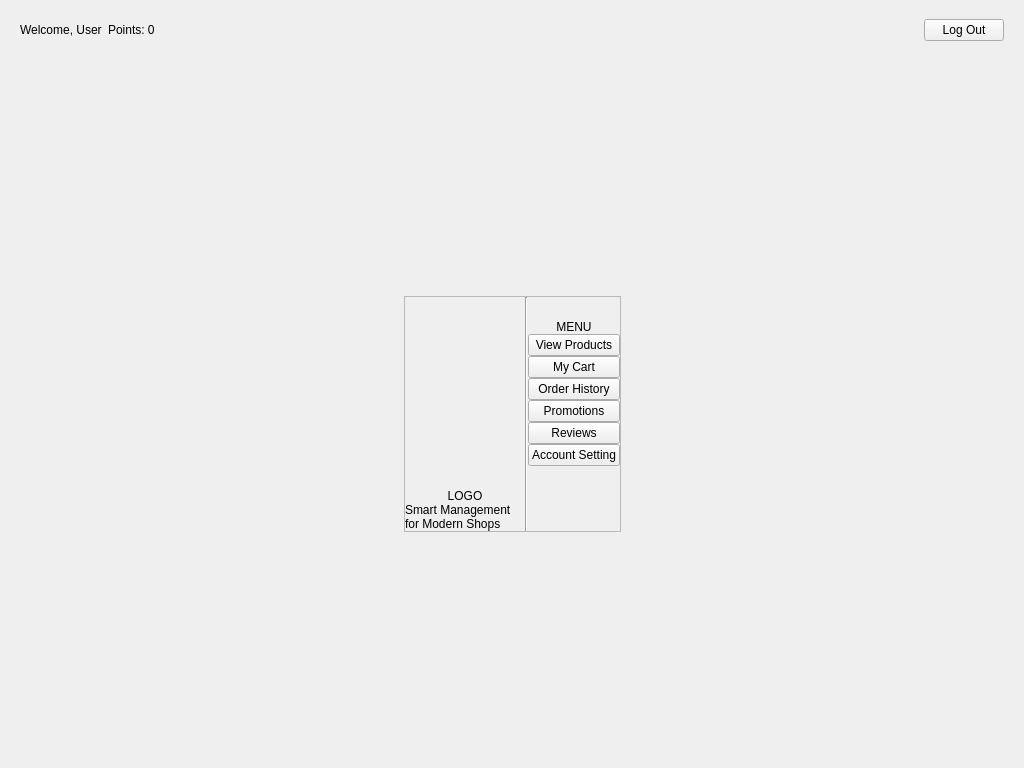
<?xml version="1.0" encoding="UTF-8"?>
<ui version="4.0">
 <class>CustomerDashboard</class>
 <widget class="QWidget" name="CustomerDashboard">
  <property name="geometry">
   <rect>
    <x>0</x>
    <y>0</y>
    <width>1024</width>
    <height>768</height>
   </rect>
  </property>
  <property name="windowTitle">
   <string>Customer Dashboard</string>
  </property>
  <layout class="QVBoxLayout" name="verticalLayout_Main">
   <property name="spacing">
    <number>0</number>
   </property>
   <property name="leftMargin">
    <number>0</number>
   </property>
   <property name="topMargin">
    <number>0</number>
   </property>
   <property name="rightMargin">
    <number>0</number>
   </property>
   <property name="bottomMargin">
    <number>0</number>
   </property>
   <item>
    <widget class="QWidget" name="headerContainer" native="true">
     <property name="minimumSize">
      <size>
       <width>0</width>
       <height>60</height>
      </size>
     </property>
     <property name="maximumSize">
      <size>
       <width>16777215</width>
       <height>60</height>
      </size>
     </property>
     <layout class="QHBoxLayout" name="horizontalLayout_Header">
      <property name="leftMargin">
       <number>20</number>
      </property>
      <property name="topMargin">
       <number>10</number>
      </property>
      <property name="rightMargin">
       <number>20</number>
      </property>
      <property name="bottomMargin">
       <number>10</number>
      </property>
      <item>
       <widget class="QLabel" name="lblWelcome">
        <property name="text">
         <string>Welcome, User</string>
        </property>
       </widget>
      </item>
      <item>
       <widget class="QLabel" name="lblPoints">
        <property name="text">
         <string>Points: 0</string>
        </property>
       </widget>
      </item>
      <item>
       <spacer name="horizontalSpacer_Header">
        <property name="orientation">
         <enum>Qt::Orientation::Horizontal</enum>
        </property>
        <property name="sizeHint" stdset="0">
         <size>
          <width>40</width>
          <height>20</height>
         </size>
        </property>
       </spacer>
      </item>
      <item>
       <widget class="QPushButton" name="btnLogout">
        <property name="text">
         <string>Log Out</string>
        </property>
       </widget>
      </item>
     </layout>
    </widget>
   </item>
   <item>
    <widget class="QStackedWidget" name="dashboardStack">
     <property name="currentIndex">
      <number>0</number>
     </property>
     <widget class="QWidget" name="pageMenu">
      <layout class="QGridLayout" name="gridLayout_Center">
       <property name="leftMargin">
        <number>0</number>
       </property>
       <property name="topMargin">
        <number>0</number>
       </property>
       <property name="rightMargin">
        <number>0</number>
       </property>
       <property name="bottomMargin">
        <number>0</number>
       </property>
       <property name="spacing">
        <number>0</number>
       </property>
       <item row="1" column="1">
        <widget class="QWidget" name="centerContainer" native="true">
         <layout class="QHBoxLayout" name="horizontalLayout_Cards">
          <property name="spacing">
           <number>0</number>
          </property>
          <property name="leftMargin">
           <number>0</number>
          </property>
          <property name="topMargin">
           <number>0</number>
          </property>
          <property name="rightMargin">
           <number>0</number>
          </property>
          <property name="bottomMargin">
           <number>0</number>
          </property>
          <item>
           <spacer name="horizontalSpacer_LeftPush">
            <property name="orientation">
             <enum>Qt::Orientation::Horizontal</enum>
            </property>
            <property name="sizeHint" stdset="0">
             <size>
              <width>40</width>
              <height>20</height>
             </size>
            </property>
           </spacer>
          </item>
          <item>
           <widget class="QFrame" name="mainContainer">
            <property name="frameShape">
             <enum>QFrame::Shape::StyledPanel</enum>
            </property>
            <property name="frameShadow">
             <enum>QFrame::Shadow::Raised</enum>
            </property>
            <layout class="QHBoxLayout" name="horizontalLayout_Unified">
             <property name="spacing">
              <number>0</number>
             </property>
             <property name="leftMargin">
              <number>0</number>
             </property>
             <property name="topMargin">
              <number>0</number>
             </property>
             <property name="rightMargin">
              <number>0</number>
             </property>
             <property name="bottomMargin">
              <number>0</number>
             </property>
             <item>
              <widget class="QWidget" name="frameStack" native="true">
               <property name="minimumSize">
                <size>
                 <width>120</width>
                 <height>0</height>
                </size>
               </property>
               <property name="maximumSize">
                <size>
                 <width>120</width>
                 <height>16777215</height>
                </size>
               </property>
               <layout class="QVBoxLayout" name="verticalLayout_Left">
                <property name="spacing">
                 <number>0</number>
                </property>
                <property name="leftMargin">
                 <number>0</number>
                </property>
                <property name="topMargin">
                 <number>0</number>
                </property>
                <property name="rightMargin">
                 <number>0</number>
                </property>
                <property name="bottomMargin">
                 <number>0</number>
                </property>
                <item>
                 <spacer name="verticalSpacer_LeftTop">
                  <property name="orientation">
                   <enum>Qt::Orientation::Vertical</enum>
                  </property>
                  <property name="sizeHint" stdset="0">
                   <size>
                    <width>20</width>
                    <height>40</height>
                   </size>
                  </property>
                 </spacer>
                </item>
                <item>
                 <widget class="QLabel" name="lblLogo_1">
                  <property name="text">
                   <string>LOGO</string>
                  </property>
                  <property name="alignment">
                   <set>Qt::AlignmentFlag::AlignCenter</set>
                  </property>
                 </widget>
                </item>
                <item>
                 <widget class="QLabel" name="lblSlogan">
                  <property name="text">
                   <string>Smart Management
for Modern Shops</string>
                  </property>
                  <property name="wordWrap">
                   <bool>true</bool>
                  </property>
                 </widget>
                </item>
               </layout>
              </widget>
             </item>
             <item>
              <widget class="Line" name="lineSeparator">
               <property name="orientation">
                <enum>Qt::Orientation::Vertical</enum>
               </property>
              </widget>
             </item>
             <item>
              <widget class="QWidget" name="frameHome" native="true">
               <layout class="QVBoxLayout" name="verticalLayout_Right">
                <property name="spacing">
                 <number>0</number>
                </property>
                <property name="leftMargin">
                 <number>0</number>
                </property>
                <property name="topMargin">
                 <number>0</number>
                </property>
                <property name="rightMargin">
                 <number>0</number>
                </property>
                <property name="bottomMargin">
                 <number>0</number>
                </property>
                <item>
                 <spacer name="verticalSpacer_RightTop">
                  <property name="orientation">
                   <enum>Qt::Orientation::Vertical</enum>
                  </property>
                  <property name="sizeType">
                   <enum>QSizePolicy::Policy::Fixed</enum>
                  </property>
                  <property name="sizeHint" stdset="0">
                   <size>
                    <width>20</width>
                    <height>23</height>
                   </size>
                  </property>
                 </spacer>
                </item>
                <item>
                 <widget class="QLabel" name="lblLogo_2">
                  <property name="text">
                   <string>MENU</string>
                  </property>
                  <property name="alignment">
                   <set>Qt::AlignmentFlag::AlignCenter</set>
                  </property>
                 </widget>
                </item>
                <item>
                 <widget class="QPushButton" name="btnProducts">
                  <property name="text">
                   <string>View Products</string>
                  </property>
                 </widget>
                </item>
                <item>
                 <widget class="QPushButton" name="btnCart">
                  <property name="text">
                   <string>My Cart</string>
                  </property>
                 </widget>
                </item>
                <item>
                 <widget class="QPushButton" name="btnOrders">
                  <property name="text">
                   <string>Order History</string>
                  </property>
                 </widget>
                </item>
                <item>
                 <widget class="QPushButton" name="btnPromos">
                  <property name="text">
                   <string>Promotions</string>
                  </property>
                 </widget>
                </item>
                <item>
                 <widget class="QPushButton" name="btnReviews">
                  <property name="text">
                   <string>Reviews</string>
                  </property>
                 </widget>
                </item>
                <item>
                 <widget class="QPushButton" name="btnSetting">
                  <property name="text">
                   <string>Account Setting</string>
                  </property>
                 </widget>
                </item>
                <item>
                 <spacer name="verticalSpacer_RightBot">
                  <property name="orientation">
                   <enum>Qt::Orientation::Vertical</enum>
                  </property>
                  <property name="sizeHint" stdset="0">
                   <size>
                    <width>20</width>
                    <height>40</height>
                   </size>
                  </property>
                 </spacer>
                </item>
               </layout>
              </widget>
             </item>
            </layout>
           </widget>
          </item>
          <item>
           <spacer name="horizontalSpacer_RightPush">
            <property name="orientation">
             <enum>Qt::Orientation::Horizontal</enum>
            </property>
            <property name="sizeHint" stdset="0">
             <size>
              <width>40</width>
              <height>20</height>
             </size>
            </property>
           </spacer>
          </item>
         </layout>
        </widget>
       </item>
       <item row="0" column="1">
        <spacer name="verticalSpacer_Top">
         <property name="orientation">
          <enum>Qt::Orientation::Vertical</enum>
         </property>
         <property name="sizeHint" stdset="0">
          <size>
           <width>20</width>
           <height>40</height>
          </size>
         </property>
        </spacer>
       </item>
       <item row="2" column="1">
        <spacer name="verticalSpacer_Bot">
         <property name="orientation">
          <enum>Qt::Orientation::Vertical</enum>
         </property>
         <property name="sizeHint" stdset="0">
          <size>
           <width>20</width>
           <height>40</height>
          </size>
         </property>
        </spacer>
       </item>
      </layout>
     </widget>
     <widget class="QWidget" name="pageProducts"/>
     <widget class="QWidget" name="pageCart"/>
     <widget class="QWidget" name="pageOrders"/>
     <widget class="QWidget" name="pagePromos"/>
     <widget class="QWidget" name="pageReviews"/>
    </widget>
   </item>
  </layout>
 </widget>
 <resources/>
 <connections/>
</ui>
